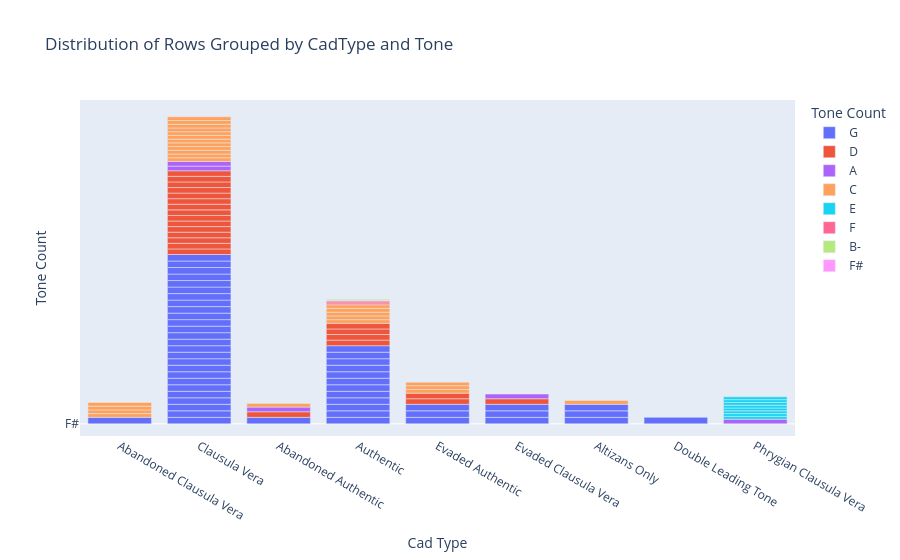

Here is the notebook cell this chart was saved with:
### Markdown cell above
### Level 3: A Chart of Types and Tones

### Code cell
filtered_df = corpus_cadences[['CadType', 'Tone']]

# Create the bar chart
fig = px.bar(filtered_df, x='CadType', y='Tone', color='Tone',
             labels={'CadType':'Cad Type', 'Tone':'Tone Count'},
             title='Distribution of Rows Grouped by CadType and Tone')

# Show the plot
fig.show()

### Figure 1 — Plotly figure (JSON) as saved in the notebook; plotly's stock layout.template omitted (floating-point values rounded to 4 significant figures)
{"data": [{"alignmentgroup": "True", "hovertemplate": "Tone Count=%{y}<br>Cad Type=%{x}<extra></extra>", "legendgroup": "G", "marker": {"color": "#636efa", "pattern": {"shape": ""}}, "name": "G", "offsetgroup": "G", "orientation": "v", "showlegend": true, "textposition": "auto", "type": "bar", "x": ["Abandoned Clausula Vera", "Clausula Vera", "Abandoned Authentic", "Authentic", "Evaded Authentic", "Authentic", "Authentic", "Authentic", "Clausula Vera", "Clausula Vera", "Clausula Vera", "Clausula Vera", "Evaded Authentic", "Clausula Vera", "Evaded Clausula Vera", "Authentic", "Clausula Vera", "Evaded Authentic", "Clausula Vera", "Authentic", "Clausula Vera", "Altizans Only", "Altizans Only", "Altizans Only", "Evaded Clausula Vera", "Evaded Clausula Vera", "Authentic", "Clausula Vera", "Clausula Vera", "Clausula Vera", "Authentic", "Clausula Vera", "Clausula Vera", "Clausula Vera", "Authentic", "Clausula Vera", "Authentic", "Authentic", "Clausula Vera", "Clausula Vera", "Double Leading Tone", "Clausula Vera", "Clausula Vera", "Authentic", "Clausula Vera", "Clausula Vera", "Clausula Vera", "Clausula Vera", "Clausula Vera", "Clausula Vera"], "xaxis": "x", "y": ["G", "G", "G", "G", "G", "G", "G", "G", "G", "G", "G", "G", "G", "G", "G", "G", "G", "G", "G", "G", "G", "G", "G", "G", "G", "G", "G", "G", "G", "G", "G", "G", "G", "G", "G", "G", "G", "G", "G", "G", "G", "G", "G", "G", "G", "G", "G", "G", "G", "G"], "yaxis": "y"}, {"alignmentgroup": "True", "hovertemplate": "Tone Count=%{y}<br>Cad Type=%{x}<extra></extra>", "legendgroup": "D", "marker": {"color": "#EF553B", "pattern": {"shape": ""}}, "name": "D", "offsetgroup": "D", "orientation": "v", "showlegend": true, "textposition": "auto", "type": "bar", "x": ["Clausula Vera", "Clausula Vera", "Abandoned Authentic", "Authentic", "Clausula Vera", "Evaded Authentic", "Authentic", "Authentic", "Clausula Vera", null, "Clausula Vera", "Clausula Vera", "Clausula Vera", "Clausula Vera", "Clausula Vera", "Authentic", "Clausula Vera", "Clausula Vera", "Clausula Vera", "Evaded Clausula Vera", "Evaded Authentic", "Clausula Vera", "Clausula Vera", "Clausula Vera"], "xaxis": "x", "y": ["D", "D", "D", "D", "D", "D", "D", "D", "D", "D", "D", "D", "D", "D", "D", "D", "D", "D", "D", "D", "D", "D", "D", "D"], "yaxis": "y"}, {"alignmentgroup": "True", "hovertemplate": "Tone Count=%{y}<br>Cad Type=%{x}<extra></extra>", "legendgroup": "A", "marker": {"color": "#ab63fa", "pattern": {"shape": ""}}, "name": "A", "offsetgroup": "A", "orientation": "v", "showlegend": true, "textposition": "auto", "type": "bar", "x": [null, "Clausula Vera", "Evaded Clausula Vera", "Abandoned Authentic", "Clausula Vera", "Phrygian Clausula Vera"], "xaxis": "x", "y": ["A", "A", "A", "A", "A", "A"], "yaxis": "y"}, {"alignmentgroup": "True", "hovertemplate": "Tone Count=%{y}<br>Cad Type=%{x}<extra></extra>", "legendgroup": "C", "marker": {"color": "#FFA15A", "pattern": {"shape": ""}}, "name": "C", "offsetgroup": "C", "orientation": "v", "showlegend": true, "textposition": "auto", "type": "bar", "x": ["Abandoned Clausula Vera", "Abandoned Authentic", "Clausula Vera", "Clausula Vera", "Authentic", "Clausula Vera", "Evaded Authentic", "Abandoned Clausula Vera", "Clausula Vera", "Clausula Vera", "Clausula Vera", "Clausula Vera", "Abandoned Clausula Vera", "Abandoned Clausula Vera", "Evaded Authentic", "Authentic", "Altizans Only", "Clausula Vera", "Evaded Authentic", "Clausula Vera", "Authentic", "Authentic", "Clausula Vera", "Clausula Vera", "Clausula Vera", "Authentic"], "xaxis": "x", "y": ["C", "C", "C", "C", "C", "C", "C", "C", "C", "C", "C", "C", "C", "C", "C", "C", "C", "C", "C", "C", "C", "C", "C", "C", "C", "C"], "yaxis": "y"}, {"alignmentgroup": "True", "hovertemplate": "Tone Count=%{y}<br>Cad Type=%{x}<extra></extra>", "legendgroup": "E", "marker": {"color": "#19d3f3", "pattern": {"shape": ""}}, "name": "E", "offsetgroup": "E", "orientation": "v", "showlegend": true, "textposition": "auto", "type": "bar", "x": ["Phrygian Clausula Vera", "Phrygian Clausula Vera", "Phrygian Clausula Vera", "Phrygian Clausula Vera", "Phrygian Clausula Vera", "Phrygian Clausula Vera", "Phrygian Clausula Vera", "Phrygian Clausula Vera"], "xaxis": "x", "y": ["E", "E", "E", "E", "E", "E", "E", "E"], "yaxis": "y"}, {"alignmentgroup": "True", "hovertemplate": "Tone Count=%{y}<br>Cad Type=%{x}<extra></extra>", "legendgroup": "F", "marker": {"color": "#FF6692", "pattern": {"shape": ""}}, "name": "F", "offsetgroup": "F", "orientation": "v", "showlegend": true, "textposition": "auto", "type": "bar", "x": ["Authentic", "Authentic"], "xaxis": "x", "y": ["F", "F"], "yaxis": "y"}, {"alignmentgroup": "True", "hovertemplate": "Tone Count=%{y}<br>Cad Type=%{x}<extra></extra>", "legendgroup": "B-", "marker": {"color": "#B6E880", "pattern": {"shape": ""}}, "name": "B-", "offsetgroup": "B-", "orientation": "v", "showlegend": true, "textposition": "auto", "type": "bar", "x": ["Authentic", "Authentic"], "xaxis": "x", "y": ["B-", "B-"], "yaxis": "y"}, {"alignmentgroup": "True", "hovertemplate": "Tone Count=%{y}<br>Cad Type=%{x}<extra></extra>", "legendgroup": "F#", "marker": {"color": "#FF97FF", "pattern": {"shape": ""}}, "name": "F#", "offsetgroup": "F#", "orientation": "v", "showlegend": true, "textposition": "auto", "type": "bar", "x": ["Evaded Authentic"], "xaxis": "x", "y": ["F#"], "yaxis": "y"}], "layout": {"autosize": true, "barmode": "relative", "legend": {"title": {"text": "Tone Count"}, "tracegroupgap": 0}, "title": {"text": "Distribution of Rows Grouped by CadType and Tone"}, "xaxis": {"anchor": "y", "autorange": true, "domain": [0, 1], "range": [-0.5, 8.5], "title": {"text": "Cad Type"}, "type": "category"}, "yaxis": {"anchor": "x", "autorange": true, "categoryarray": ["F#", "B-", "F", "E", "C", "A", null, "D", "G"], "categoryorder": "array", "domain": [0, 1], "range": [-13.06, 348.1], "title": {"text": "Tone Count"}, "type": "category"}}}
